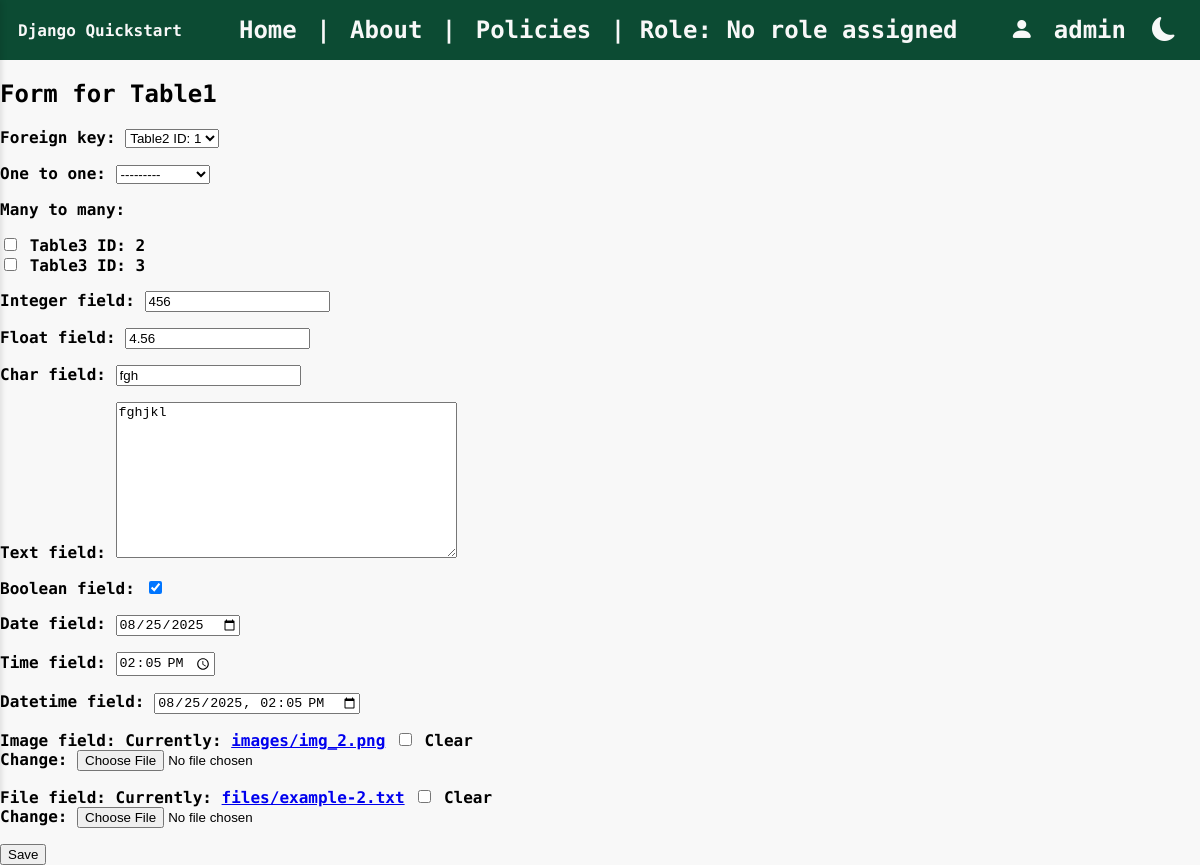
Page /update_form/table1/3 (signed in) on the earlier database version.
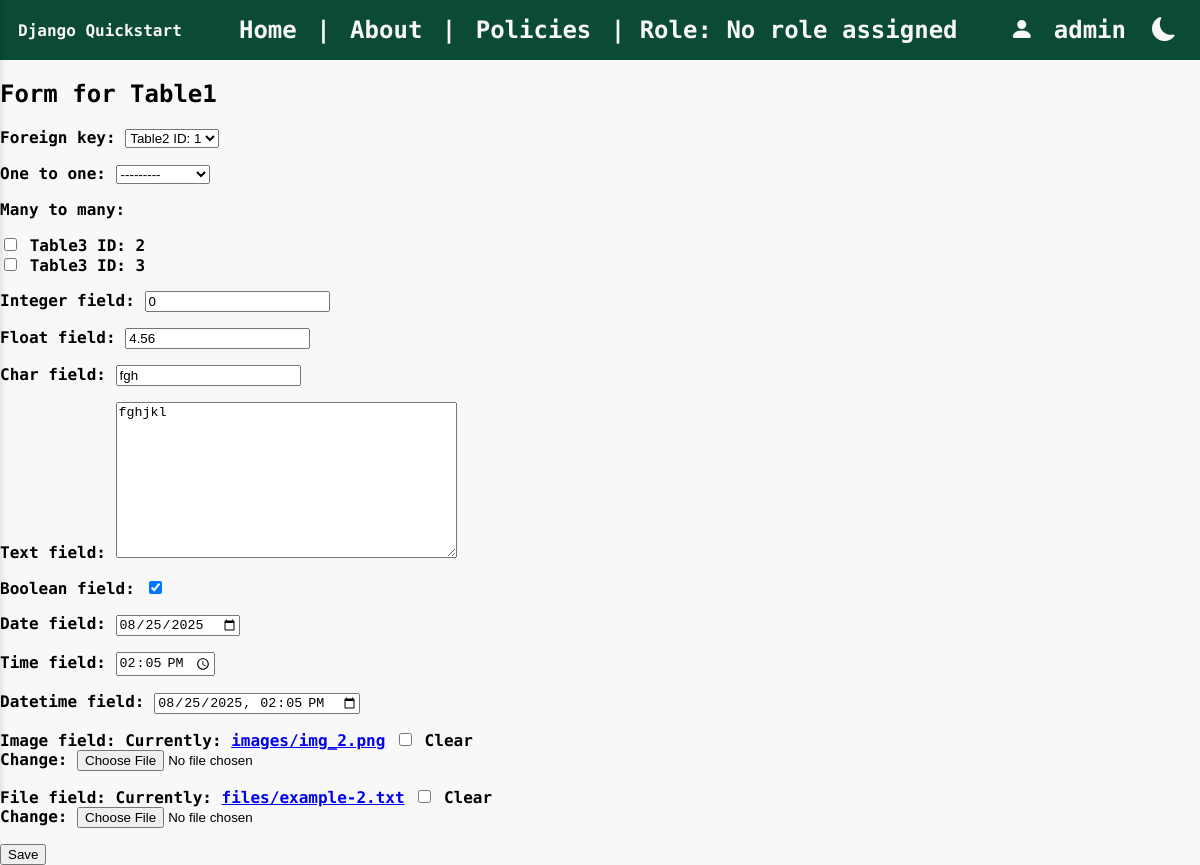
Same page on the later database version.
### rest/models.py (models this page shows, shortened)
class Table1(models.Model):
    foreign_key = models.ForeignKey(Table2, on_delete=models.CASCADE, related_name='table1_foreign', null=True, blank=True)
    one_to_one = models.OneToOneField(Table2, on_delete=models.CASCADE, related_name='table1_one', null=True, blank=True)
    many_to_many = models.ManyToManyField(Table3, related_name='table1_many', blank=True)
    integer_field = models.IntegerField(null=True, blank=True)      # Integer value (optional)
    float_field = models.FloatField(null=True, blank=True)          # Floating point number
    char_field = models.CharField(max_length=15)                    # Short text with max length
    text_field= models.TextField(blank=True)                        # Long text (optional)
    boolean_field = models.BooleanField(default=False)              # True or False
    date_field = models.DateField(null=True, blank=True)           # Date only
    time_field = models.TimeField(null=True, blank=True)           # Time only
    datetime_field = models.DateTimeField(null=True, blank=True)   # Full date and time
    image_field = models.ImageField(upload_to='images/', null=True, blank=True)  # For image files
    file_field = models.FileField(upload_to='files/', null=True, blank=True)     # For general files

### rest/views.py (the view)
# urls.py: path('update_form/<str:table>/<int:id>', views.update_form, name='update_form'),
@permission_required('rest_basic.change_data', raise_exception=True)
def update_form(request,table,id):
    form_class = None
    model_name = ""
    if table == "table1":
        form_class = Table1Form
        model_name = "Table1"
        obj = get_object_or_404(Table1, pk=id)
    elif table == "table2":
        form_class = Table2Form
        model_name = "Table2"
        obj = get_object_or_404(Table2, pk=id)
    elif table == "table3":
        form_class = Table3Form
        model_name = "Table3"
        obj = get_object_or_404(Table3, pk=id)
    else:
        return HttpResponse("Table is not valid", status=400)
    if request.method == 'POST':
        form = form_class(request.POST, request.FILES, instance=obj)
        if form.is_valid():
            form.save()
            messages.success(request, f"{model_name} updated successfully.")
            return redirect(update_data_form)
        else:
            messages.error(request, "Invalid form.")
    else:
        form = form_class(instance=obj)
    return render(request, 'form.html', {'form': form, 'model_name': model_name})

### rest/forms.py
class Table1Form(forms.ModelForm):
    class Meta:
        model = models.Table1
        fields = '__all__'
        widgets = {
            'many_to_many': forms.CheckboxSelectMultiple,
            'date_field': forms.DateInput(attrs={'type': 'date'}),
            'time_field': forms.TimeInput(attrs={'type': 'time'}),
            'datetime_field': forms.DateTimeInput(attrs={'type': 'datetime-local'}),
        }

### json_app/context_processors.py (called while the page is built)
def dark_mode_context(request):
    return {'dark_mode': request.session.get('dark_mode', False)}

### json_app/templatetags/dark_mode_tags.py (called while the page is built)
@register.inclusion_tag('json_app/_dark_mode_button.html', takes_context=True)
def dark_mode_button(context):
    return {
        'dark_mode': context.get('dark_mode', False)
    }

### rest/models.py (called while the page is built)
    def __str__(self):
        return f"Table3 ID: {self.id}"

    def __str__(self):
        return f"Table2 ID: {self.id}"

### rest/templates/form.html (shortened to what this page needs)
{% extends "base.html" %}
{% block body %}
<h2>Form for {{ model_name }}</h2>
<form method="post" enctype="multipart/form-data">
  {{ form.as_p }}
  <button type="submit">Save</button>
</form>
{% endblock %}

Differences in the rows shown:
changed Table1 "Table2 ID: 1": integer_field "456" → "0"
